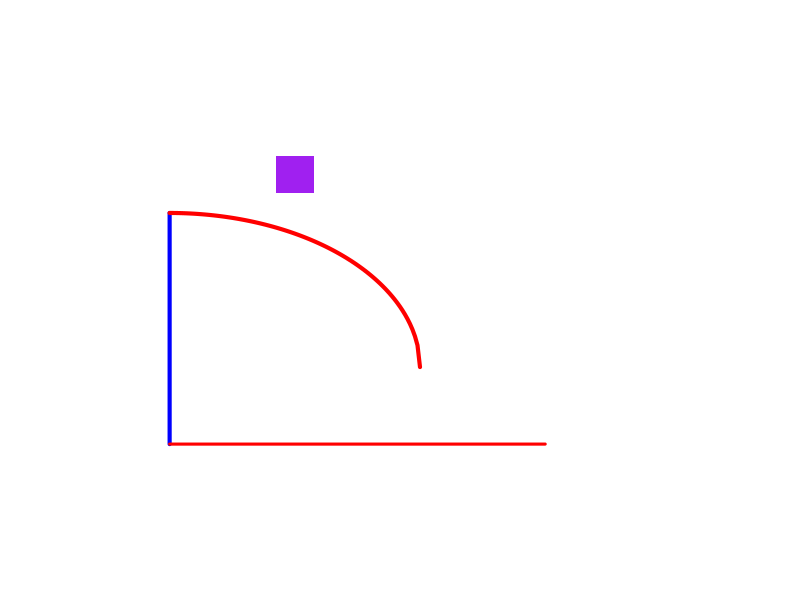

Source code (R): (Note: this script raises an error after producing the figure.)
##########################################################################
### Brown  Math-15900 Intro to R
### Lab #1: Intro to Graphing
### Submit your R file in canvas
### Your name should be in the file name such as: Brown-Dave-Lab-1
### Your file should include comments and relevent code.
##########################################################################

## Name: 

## Some code to get your started

plot(0,0, xlim=c(0,10), ylim=c(0,10), type="n", axes=FALSE, xlab="", ylab="")

segments( 1,1, 1,7, col="blue", lwd=4, lty=1)

f <- function(x){ sqrt( 4^2-(x-1)^2) +3}

curve(f, 1, 5, lwd=4, col="red", add=TRUE)

points(3,8, pch=15, cex=5, col="purple")


## Example: Create a function that draws a horizontal line segment from a point (a,b) of length n.

H_line <- function(a,b,n,color){ segments(a,b,a+n,b, col=color, lwd=3)}

H_line(1,1,6,"red")



#########################################################################################################
### Homework
### Each solution to problems should be independent. In other words I should only have to
### run the code for that particular problem to get a solution.
##########################################################################################################

### Problem 1 ########################################################################################
### Create a "graph" of your initials/name/or something equivalent
### Be creative and try to have at least one curved piece.

#Setting up the plot
plot(0,0, xlim=c(0,20), ylim=c(0,20), type="y", axes=FALSE, xlab="", ylab="", color="black")
func <- function(x1,y1,x2,y2) { segments(x1,y1, x2,y2, col="black", lwd=4, lty=1)}

#First letter
func(1,1,1,5)
func(0,1,2,1)
func(0,5,2,5)

#Second letter
func(3,1,3,5)
func(5,1,3,5)
func(5,1,5,5)

#Period
f <- function(x){ sqrt(4-x^2)}
curve(f, 1,1, lwd=5, col="black", add=TRUE)
### Problem 2 ########################################################################################
### Create a function called V_line that will draw a vertical line starting at (a,b) of length n 
### with variables for color and line width: Hint: V_line <- function(a,b,n,color,w){ }
